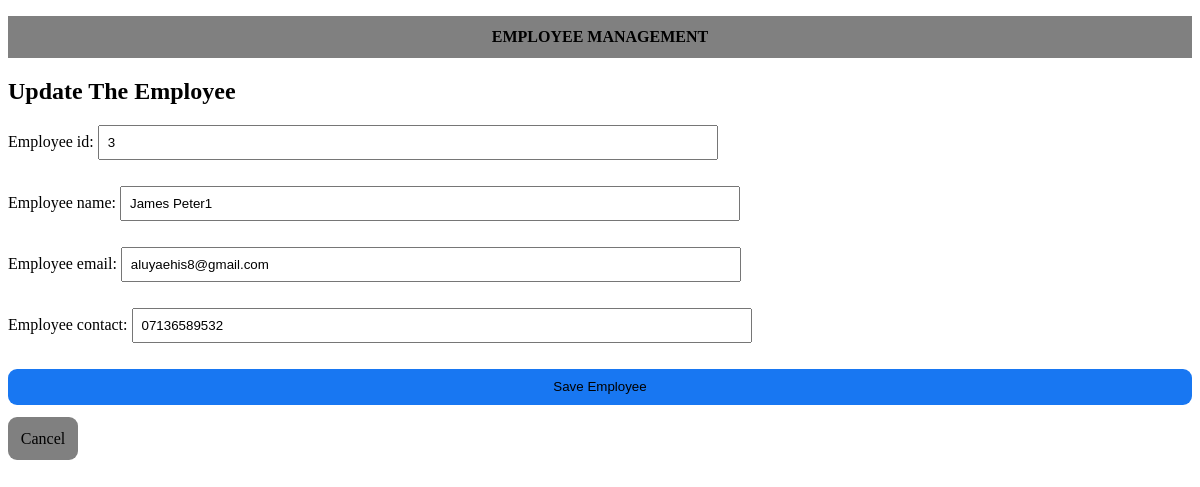
/update/14, run on the app's committed database.
### employee/models.py (models this page shows, shortened)
class Employee(models.Model):
    employee_id = models.CharField(max_length=30)
    employee_name = models.CharField(max_length=100)
    employee_email = models.EmailField()
    employee_contact = models.CharField(max_length=20)

### employee/views.py (the view)
# urls.py: path('update/<int:pk>', update_employee, name='update'),
def update_employee(request, pk):
     employee = Employee.objects.get(id=pk)
     if request.method == 'POST':
          form = EmployeeForm(request.POST, instance=employee)
          if form.is_valid():
                form.save()
                return redirect('list')
     else:
          form = EmployeeForm(instance=employee)
     return render(request, 'update.html', {'form':form})

### employee/forms.py
class EmployeeForm(forms.ModelForm):
    class Meta:
        model = Employee
        fields = '__all__'
    def __init__(self, *args, **kwargs):
        super().__init__(*args, **kwargs)
        for fields_name, field in self.fields.items():
            field.widget.attrs.update({
                'style': 'width: 600px; padding:8px; margin-bottom: 10px;'
            })

### employee/templates/update.html (shortened to what this page needs)
{% extends 'base.html'%}
{% block content %}
<h2> Update The Employee</h2>
<form action="" method="post" class="form-group">
    {{form.as_p}}
    <button type="submit" class="btn-primary">Save Employee</button><br/><br/>
    <a href="{%url 'list'%}" class="btn-secondary">Cancel</a>
</form>
{% endblock %}

### static/CSS/style.css (style rules this page uses)
.btn-primary { border: none; padding: 0.8em; background-color: #1877f2; border-radius: 9px; width: 100%; margin-bottom: 0.5em; }
.btn-secondary { border: none; padding: 0.8em; background-color: grey; border-radius: 9px; text-decoration: none; color: black; margin-top: 0.7em; width: 100%; }

### data on the page
Employee: employee_id "3", employee_name "James Peter1", employee_email "aluyaehis8@gmail.com", employee_contact "07136589532"
